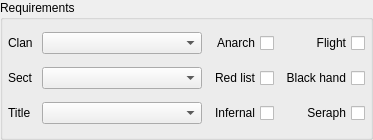
           <widget class="QGroupBox" name="CardgroupBoxRequirements">
            <property name="minimumSize">
             <size>
              <width>0</width>
              <height>140</height>
             </size>
            </property>
            <property name="maximumSize">
             <size>
              <width>16777215</width>
              <height>180</height>
             </size>
            </property>
            <property name="title">
             <string>Requirements </string>
            </property>
            <layout class="QGridLayout" name="gridLayout_4">
             <property name="leftMargin">
              <number>5</number>
             </property>
             <property name="topMargin">
              <number>5</number>
             </property>
             <property name="rightMargin">
              <number>5</number>
             </property>
             <property name="bottomMargin">
              <number>5</number>
             </property>
             <item row="0" column="0">
              <widget class="QLabel" name="label_49">
               <property name="sizePolicy">
                <sizepolicy hsizetype="Fixed" vsizetype="Preferred">
                 <horstretch>0</horstretch>
                 <verstretch>0</verstretch>
                </sizepolicy>
               </property>
               <property name="text">
                <string>Clan </string>
               </property>
              </widget>
             </item>
             <item row="0" column="1">
              <widget class="QComboBox" name="cBClan_2">
               <property name="minimumSize">
                <size>
                 <width>160</width>
                 <height>0</height>
                </size>
               </property>
              </widget>
             </item>
             <item row="0" column="2">
              <widget class="QCheckBox" name="Anarch">
               <property name="layoutDirection">
                <enum>Qt::RightToLeft</enum>
               </property>
               <property name="text">
                <string>Anarch</string>
               </property>
              </widget>
             </item>
             <item row="0" column="3">
              <widget class="QCheckBox" name="Flight">
               <property name="layoutDirection">
                <enum>Qt::RightToLeft</enum>
               </property>
               <property name="text">
                <string>Flight</string>
               </property>
              </widget>
             </item>
             <item row="1" column="0">
              <widget class="QLabel" name="lSect_2">
               <property name="sizePolicy">
                <sizepolicy hsizetype="Fixed" vsizetype="Preferred">
                 <horstretch>0</horstretch>
                 <verstretch>0</verstretch>
                </sizepolicy>
               </property>
               <property name="text">
                <string>Sect</string>
               </property>
              </widget>
             </item>
             <item row="1" column="1">
              <widget class="QComboBox" name="cBSect_2">
               <property name="minimumSize">
                <size>
                 <width>160</width>
                 <height>0</height>
                </size>
               </property>
              </widget>
             </item>
             <item row="1" column="2">
              <widget class="QCheckBox" name="RedList">
               <property name="layoutDirection">
                <enum>Qt::RightToLeft</enum>
               </property>
               <property name="text">
                <string>Red list</string>
               </property>
              </widget>
             </item>
             <item row="1" column="3">
              <widget class="QCheckBox" name="BlackHand">
               <property name="layoutDirection">
                <enum>Qt::RightToLeft</enum>
               </property>
               <property name="text">
                <string>Black hand</string>
               </property>
              </widget>
             </item>
             <item row="2" column="0">
              <widget class="QLabel" name="lTitle_2">
               <property name="sizePolicy">
                <sizepolicy hsizetype="Fixed" vsizetype="Preferred">
                 <horstretch>0</horstretch>
                 <verstretch>0</verstretch>
                </sizepolicy>
               </property>
               <property name="text">
                <string>Title</string>
               </property>
              </widget>
             </item>
             <item row="2" column="1">
              <widget class="QComboBox" name="cBTitle_2">
               <property name="minimumSize">
                <size>
                 <width>160</width>
                 <height>0</height>
                </size>
               </property>
              </widget>
             </item>
             <item row="2" column="2">
              <widget class="QCheckBox" name="Infernal">
               <property name="layoutDirection">
                <enum>Qt::RightToLeft</enum>
               </property>
               <property name="text">
                <string>Infernal</string>
               </property>
              </widget>
             </item>
             <item row="2" column="3">
              <widget class="QCheckBox" name="Seraph">
               <property name="layoutDirection">
                <enum>Qt::RightToLeft</enum>
               </property>
               <property name="text">
                <string>Seraph</string>
               </property>
              </widget>
             </item>
            </layout>
           </widget>
